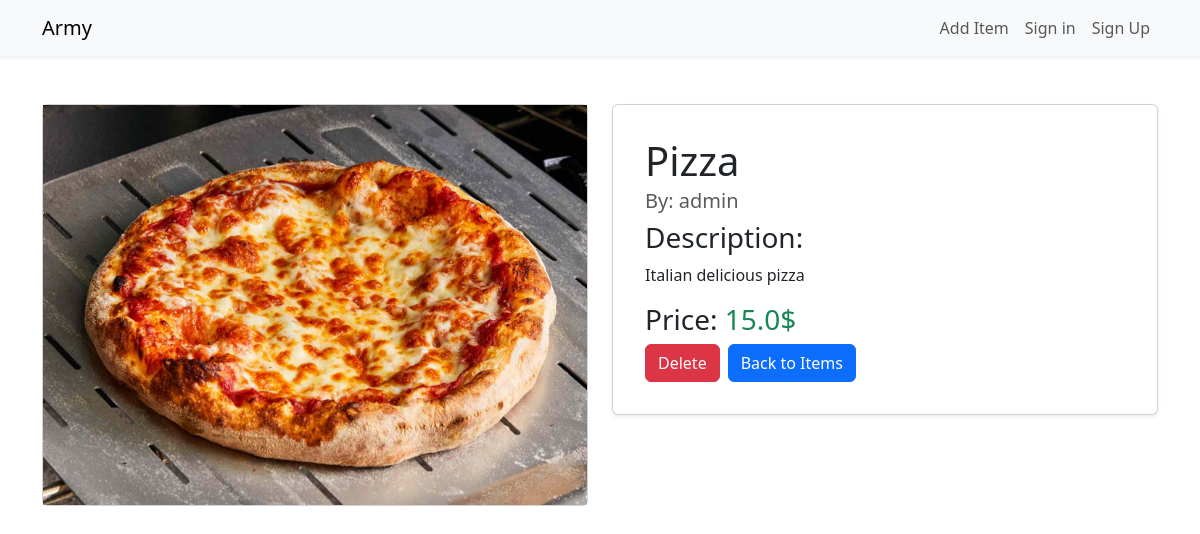
The page /food/details/3 on the database its author committed.
### food/models.py (models this page shows, shortened)
class Item(models.Model):
    username = models.ForeignKey(User, on_delete=models.CASCADE, default=1)
    item_name = models.CharField(max_length=80)
    item_des = models.CharField(max_length=80)
    price = models.FloatField()
    item_image = models.ImageField(max_length=500, default="https://www.google.com/url?sa=i&url=https%3A%2F%2Fwww.flaticon.com%2Ffree-icon%2Fplaceholder_1377194&psig=AOvVaw33ZI-EobWzE6fbzuZVhkRQ&ust=1726661043871000&source=images&cd=vfe&opi=89978449&ved=0CBEQjRxqFwoTCJCv1uP3yYgDFQAAAAAdAAAAABAt", upload_to='foods')

### food/views.py (the view)
# urls.py: path('details/<int:pk>', views.DetailsView.as_view(), name='details'),
class DetailsView(DetailView):
    model = Item
    template_name = 'details.html'

### food/templates/details.html (shortened to what this page needs)
{% extends "master.html" %}
{% block content %}
<div class="container mt-5">
    <div class="row">
        <div class="col-md-6">
            <div class="card mb-4">
                <img height="400px" src="{{ item.item_image.url }}" alt="{{ item.item_name }}">
            </div>
        </div>
        <div class="col-md-6">
            <div class="card mb-4 p-3 shadow-sm">
                <div class="card-body">
                    <h1 class="card-title">{{ item.item_name }}</h1>
                    <h5 class="card-subtitle mb-2 text-muted">By: {{ item.username }}</h5>
                    <h3>Description:</h3>
                    <p class="card-text">{{ item.item_des }}</p>
                    <h3>Price: <span class="text-success">{{ item.price }}$</span></h3>
                    <div class="d-flex">
                        <a href="/food/deleting/{{ item.id }}" class="btn btn-danger me-2">Delete</a>
                        <a href="/food/items" class="btn btn-primary">Back to Items</a>
                    </div>
                </div>
            </div>
        </div>
    </div>
</div>
{% endblock %}

### rows shown on the page
Item: item_image (picture), item_name "Pizza", username "admin", item_des "Italian delicious pizza", price "15.0"
